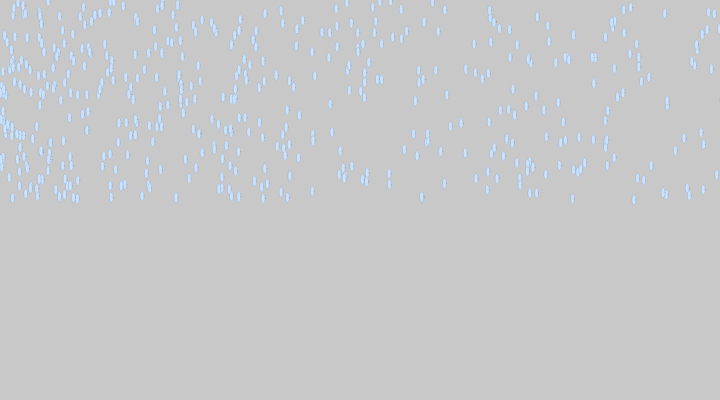
Frame 1 (no input)
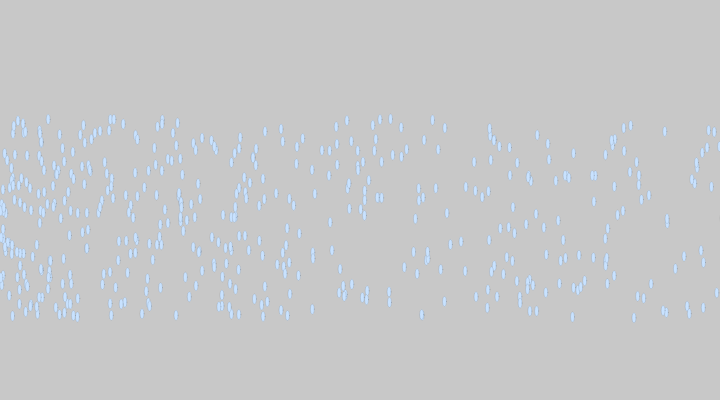
Frame 60 (no input)
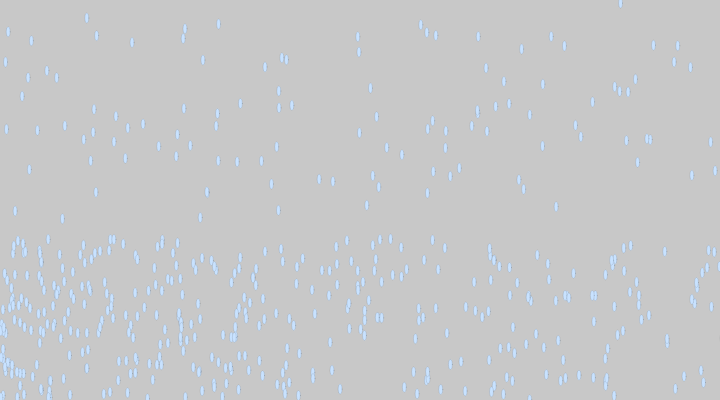
Frame 120 (the mouse pressed at the canvas centre since frame 60)

The p5.js sketch that drew these frames (run headless with seeded random() and noise() and a simulated clock; from frame 60 on, the mouse is pressed at the canvas centre):

// p5.js sketch
// ── sketch.js
/**
Diane Phan 
Workshop 5.2 October 31, 2017
**/

var raindrops = []; 

function setup() {
    createCanvas(720, 400);

    //initialize rain 
    for (var i = 0; i < width - 100; i++){
        raindrops[i] = new rain(random(i*3 + 10), random(1, height/2), 4, 10, 2, 255);
    }
}

function draw() {
    background(200); 
    
    for (var i = 0; i < raindrops.length; i++){
        raindrops[i].drawRain(); 
        raindrops[i].pourRain(); 
        raindrops[i].resetPour();   
    }
        
}

    
function rain(x, y, rw, rl, speed, opacity){
    this.x = x; 
    this.y = y; 
    this.rw = rw; //radius width
    this.rl = rl; //radius length
    //direction of rain 
    this.speed = speed; 
    this.opacity = opacity; 
    this.lowerOpacity = opacity -1.2;
    
    this.drawRain = function(){
        strokeWeight(0.1); 
        fill(200, 226, 255, this.opacity); 
        ellipse(this.x, this.y, this.rw, this.rl); 
    }
    
    this.pourRain = function(){
        this.y += this.speed;   
        return this.lowerOpacity; 
    }
    
    this.resetPour = function(){
        if(this.y > height){
            this.x = random(1, width); 
            this.y = random(1, height/2); 
            this.opacity; 
        }      
    }
    
        
}
